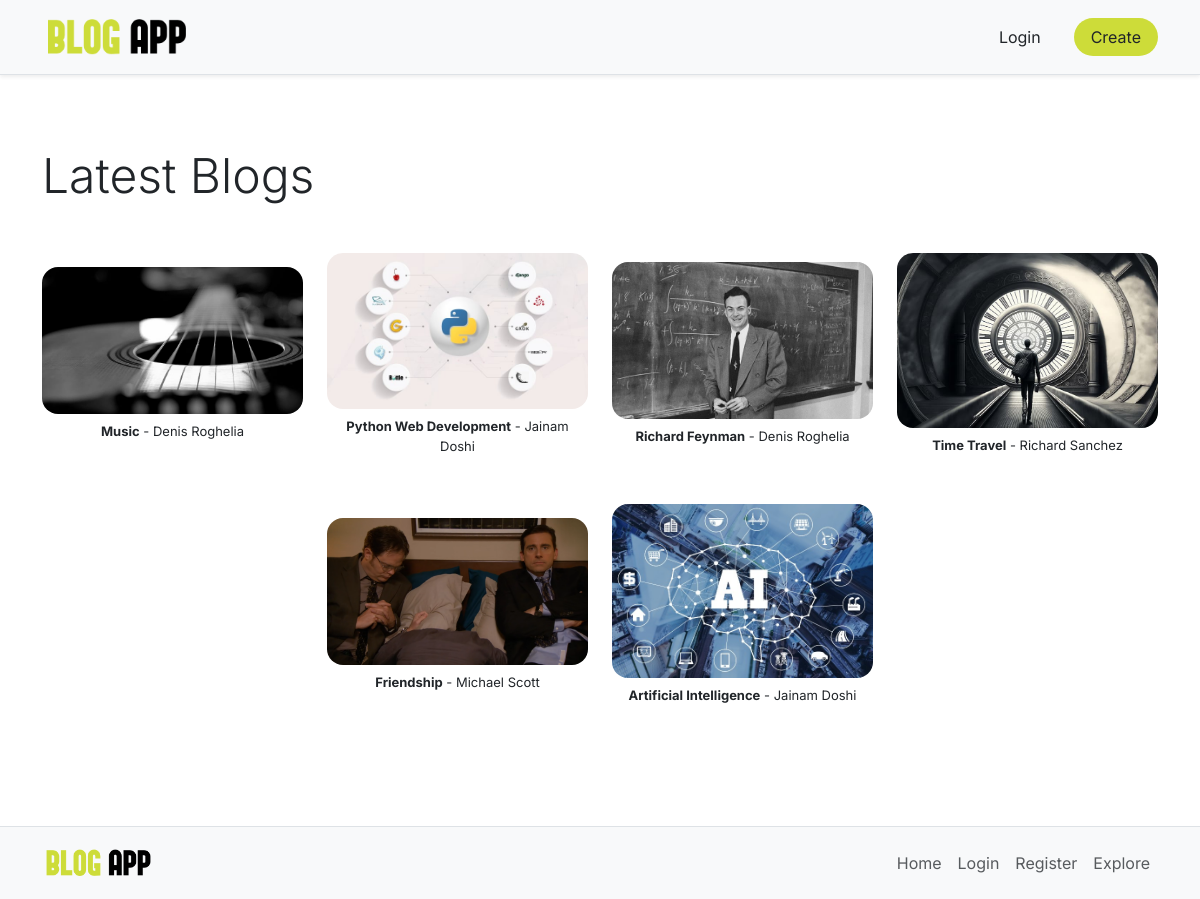
Page /blogs/ on the earlier database version.
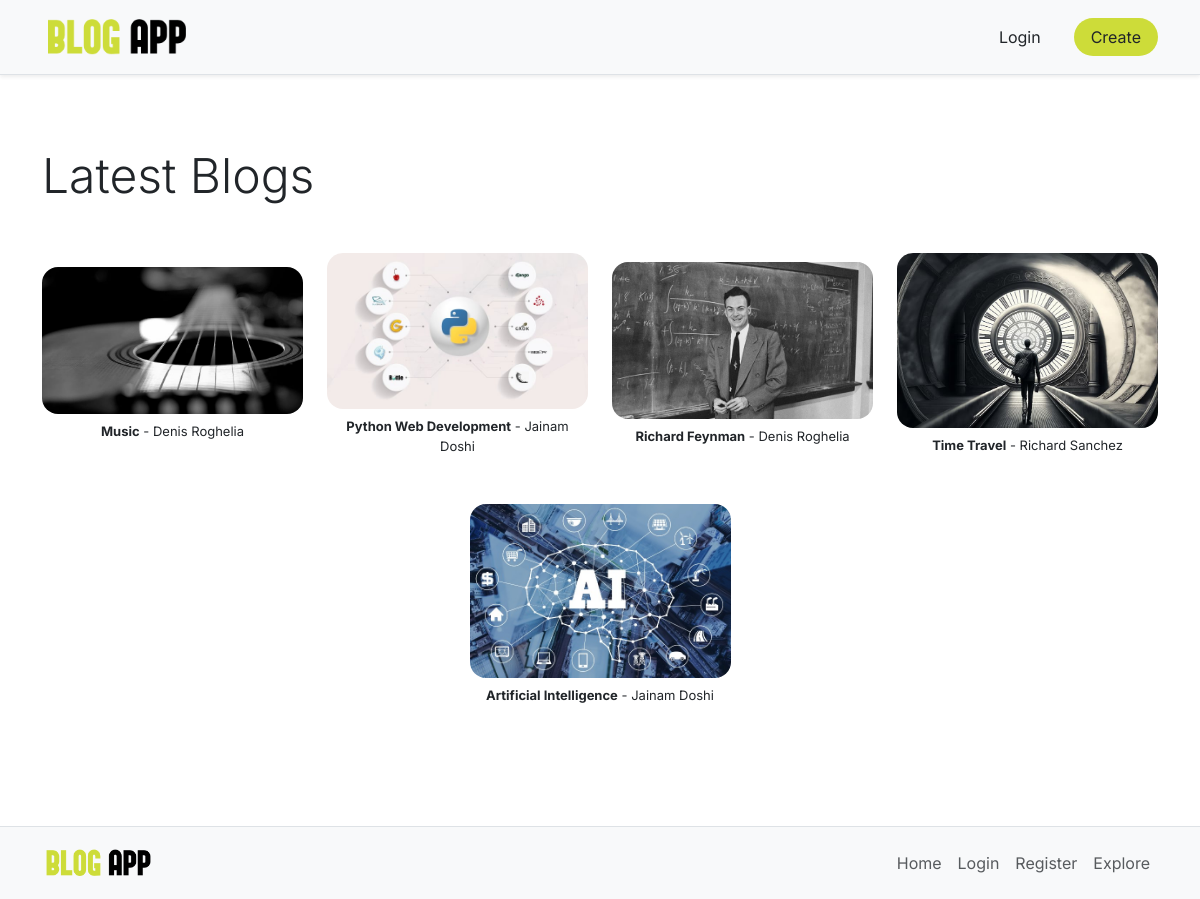
Same page on the later database version.
### blogs/models.py (models this page shows, shortened)
class Blog(models.Model):
	id    = models.AutoField(primary_key=True)
	user  = models.ForeignKey(User, on_delete=models.CASCADE)
	cover = models.ImageField(upload_to="uploads/")
	title = models.CharField(max_length=50)
	pub_date = models.DateField(auto_now=True)
	body  = models.TextField()
	likes = models.IntegerField(default=0)
	def get_latest_blogs():
		return Blog.objects.order_by('-pub_date')[:12]

class User(models.Model):
	id    = models.AutoField(primary_key=True)
	fname = models.CharField(max_length=20)
	lname = models.CharField(max_length=20)
	username = models.CharField(max_length=20)
	email = models.EmailField()
	about = models.TextField()
	password = models.CharField(max_length=16)

### blogs/views.py (the view)
# urls.py: path('', include('blogs.urls')),
def blogs(request):
    context = {
        'blogs': Blog.get_latest_blogs(),
    }
    return render(request, "blogs.html", context)

### blogs/templates/blogs.html (shortened to what this page needs)
{% extends 'base.html' %}
{% load static %}
{% block content %}
<h1 class="display-5">Latest Blogs</h1>
<div class="row my-4 g-4 justify-content-center align-items-center">
	{% for blog in blogs %}
	<div class="col-6 col-md-4 col-lg-3">
		<div class="card border-0">
		  <img class="card-img rounded-4" src="{{ blog.cover.url }}">
		  <div class="card-body p-2">
		    <p class="card-text text-center" style="font-size: small;"><b>{{ blog.title }}</b> - {{ blog.user.fname }} {{ blog.user.lname }}</p>
		  </div>
		</div>
	</div>
	{% endfor %}
</div>
{% endblock %}

Differences in the rows shown:
removed Blog: cover (picture), title "Friendship", user.fname "Michael", user.lname "Scott"
